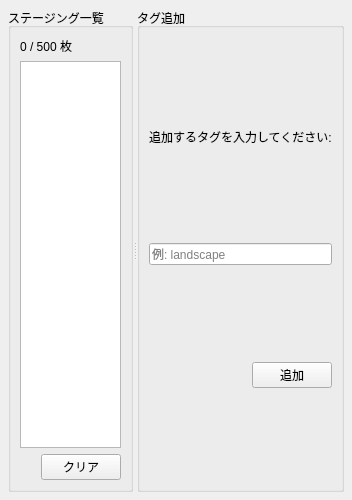
<?xml version='1.0' encoding='utf-8'?>
<ui version="4.0">
 <class>BatchTagAddWidget</class>
 <widget class="QWidget" name="BatchTagAddWidget">
  <property name="geometry">
   <rect>
    <x>0</x>
    <y>0</y>
    <width>250</width>
    <height>500</height>
   </rect>
  </property>
  <property name="windowTitle">
   <string>Batch Tag Add</string>
  </property>
  <layout class="QVBoxLayout" name="verticalLayoutMain">
   <property name="spacing">
    <number>8</number>
   </property>
   <property name="leftMargin">
    <number>8</number>
   </property>
   <property name="topMargin">
    <number>8</number>
   </property>
   <property name="rightMargin">
    <number>8</number>
   </property>
   <property name="bottomMargin">
    <number>8</number>
   </property>
   <item>
    <widget class="QSplitter" name="splitterBatchTagStaging">
     <property name="orientation">
      <enum>Qt::Orientation::Horizontal</enum>
     </property>
     <property name="childrenCollapsible">
      <bool>false</bool>
     </property>
     <widget class="QGroupBox" name="groupBoxStagingList">
      <property name="title">
       <string>ステージング一覧</string>
      </property>
      <layout class="QVBoxLayout" name="verticalLayoutStaging">
       <item>
        <widget class="QLabel" name="labelStagingCount">
         <property name="text">
          <string>0 / 500 枚</string>
         </property>
         <property name="sizePolicy">
          <sizepolicy hsizetype="Preferred" vsizetype="Fixed">
           <horstretch>0</horstretch>
           <verstretch>0</verstretch>
          </sizepolicy>
         </property>
        </widget>
       </item>
       <item>
        <widget class="QListWidget" name="listWidgetStaging">
         <property name="sizePolicy">
          <sizepolicy hsizetype="Expanding" vsizetype="Expanding">
           <horstretch>0</horstretch>
           <verstretch>1</verstretch>
          </sizepolicy>
         </property>
         <property name="minimumHeight">
          <number>150</number>
         </property>
         <property name="viewMode">
          <enum>QListView::ViewMode::IconMode</enum>
         </property>
         <property name="movement">
          <enum>QListView::Movement::Static</enum>
         </property>
         <property name="resizeMode">
          <enum>QListView::ResizeMode::Adjust</enum>
         </property>
         <property name="spacing">
          <number>6</number>
         </property>
         <property name="iconSize">
          <size>
           <width>96</width>
           <height>96</height>
          </size>
         </property>
         <property name="wordWrap">
          <bool>true</bool>
         </property>
        </widget>
       </item>
       <item>
        <layout class="QHBoxLayout" name="horizontalLayoutStagingButtons">
         <item>
          <spacer name="horizontalSpacerStagingButtons">
           <property name="orientation">
            <enum>Qt::Orientation::Horizontal</enum>
           </property>
           <property name="sizeHint" stdset="0">
            <size>
             <width>40</width>
             <height>20</height>
            </size>
           </property>
          </spacer>
         </item>
         <item>
          <widget class="QPushButton" name="pushButtonClearStaging">
           <property name="text">
            <string>クリア</string>
           </property>
           <property name="minimumWidth">
            <number>60</number>
           </property>
           <property name="sizePolicy">
            <sizepolicy hsizetype="Fixed" vsizetype="Fixed">
             <horstretch>0</horstretch>
             <verstretch>0</verstretch>
            </sizepolicy>
           </property>
          </widget>
         </item>
        </layout>
       </item>
      </layout>
     </widget>
     <widget class="QGroupBox" name="groupBoxTagInput">
      <property name="title">
       <string>タグ追加</string>
      </property>
      <layout class="QVBoxLayout" name="verticalLayoutTag">
       <item>
        <widget class="QLabel" name="labelTagInstruction">
         <property name="text">
          <string>追加するタグを入力してください:</string>
         </property>
         <property name="sizePolicy">
          <sizepolicy hsizetype="Preferred" vsizetype="Fixed">
           <horstretch>0</horstretch>
           <verstretch>0</verstretch>
          </sizepolicy>
         </property>
        </widget>
       </item>
       <item>
        <widget class="QLineEdit" name="lineEditTag">
         <property name="placeholderText">
          <string>例: landscape</string>
         </property>
         <property name="sizePolicy">
          <sizepolicy hsizetype="Expanding" vsizetype="Fixed">
           <horstretch>0</horstretch>
           <verstretch>0</verstretch>
          </sizepolicy>
         </property>
        </widget>
       </item>
       <item>
        <layout class="QHBoxLayout" name="horizontalLayoutTagButtons">
         <item>
          <spacer name="horizontalSpacer">
           <property name="orientation">
            <enum>Qt::Orientation::Horizontal</enum>
           </property>
           <property name="sizeHint" stdset="0">
            <size>
             <width>40</width>
             <height>20</height>
            </size>
           </property>
          </spacer>
         </item>
         <item>
          <widget class="QPushButton" name="pushButtonAddTag">
           <property name="text">
            <string>追加</string>
           </property>
           <property name="minimumWidth">
            <number>80</number>
           </property>
           <property name="sizePolicy">
            <sizepolicy hsizetype="Fixed" vsizetype="Fixed">
             <horstretch>0</horstretch>
             <verstretch>0</verstretch>
            </sizepolicy>
           </property>
          </widget>
         </item>
        </layout>
       </item>
      </layout>
     </widget>
    </widget>
   </item>
  </layout>
 </widget>
 <resources />
 <connections>
  <connection>
   <sender>pushButtonClearStaging</sender>
   <signal>clicked()</signal>
   <receiver>BatchTagAddWidget</receiver>
   <slot>_on_clear_staging_clicked()</slot>
   <hints>
    <hint type="sourcelabel">
     <x>220</x>
     <y>200</y>
    </hint>
    <hint type="destinationlabel">
     <x>125</x>
     <y>250</y>
    </hint>
   </hints>
  </connection>
  <connection>
   <sender>pushButtonAddTag</sender>
   <signal>clicked()</signal>
   <receiver>BatchTagAddWidget</receiver>
   <slot>_on_add_tag_clicked()</slot>
   <hints>
    <hint type="sourcelabel">
     <x>200</x>
     <y>450</y>
    </hint>
    <hint type="destinationlabel">
     <x>125</x>
     <y>250</y>
    </hint>
   </hints>
  </connection>
 </connections>
 <slots>
  <slot>_on_add_selected_clicked()</slot>
  <slot>_on_clear_staging_clicked()</slot>
  <slot>_on_add_tag_clicked()</slot>
 </slots>
</ui>
